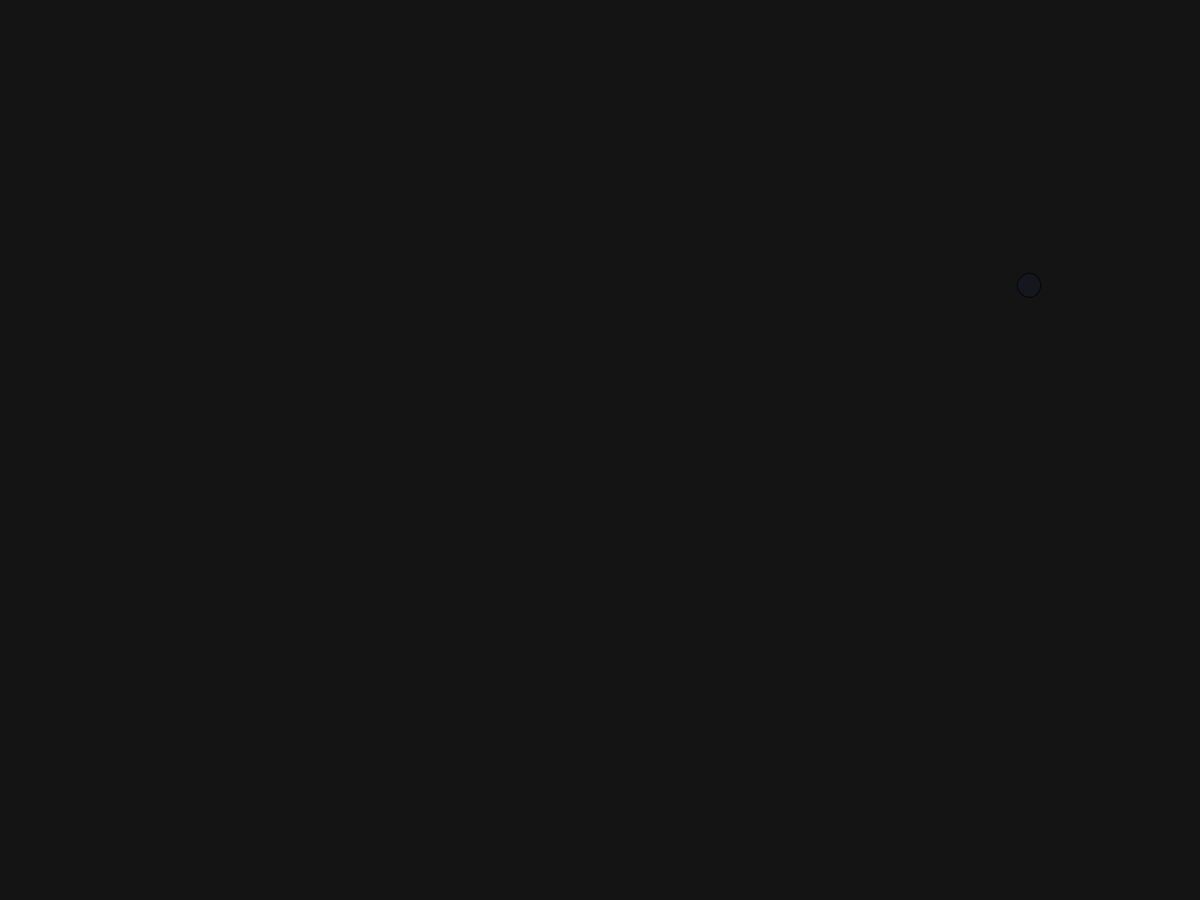
Frame 1 (no input)
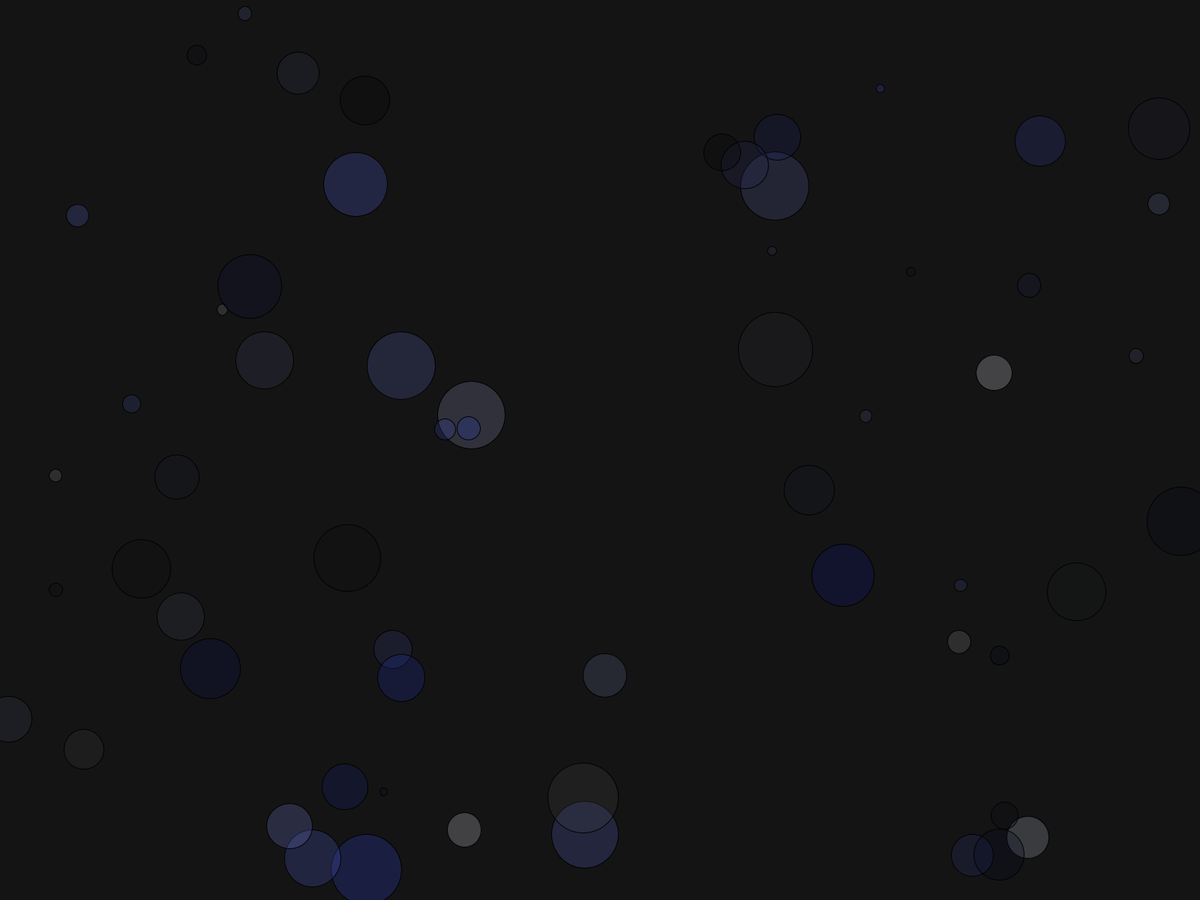
Frame 60 (the mouse pressed at the canvas centre just before this capture)
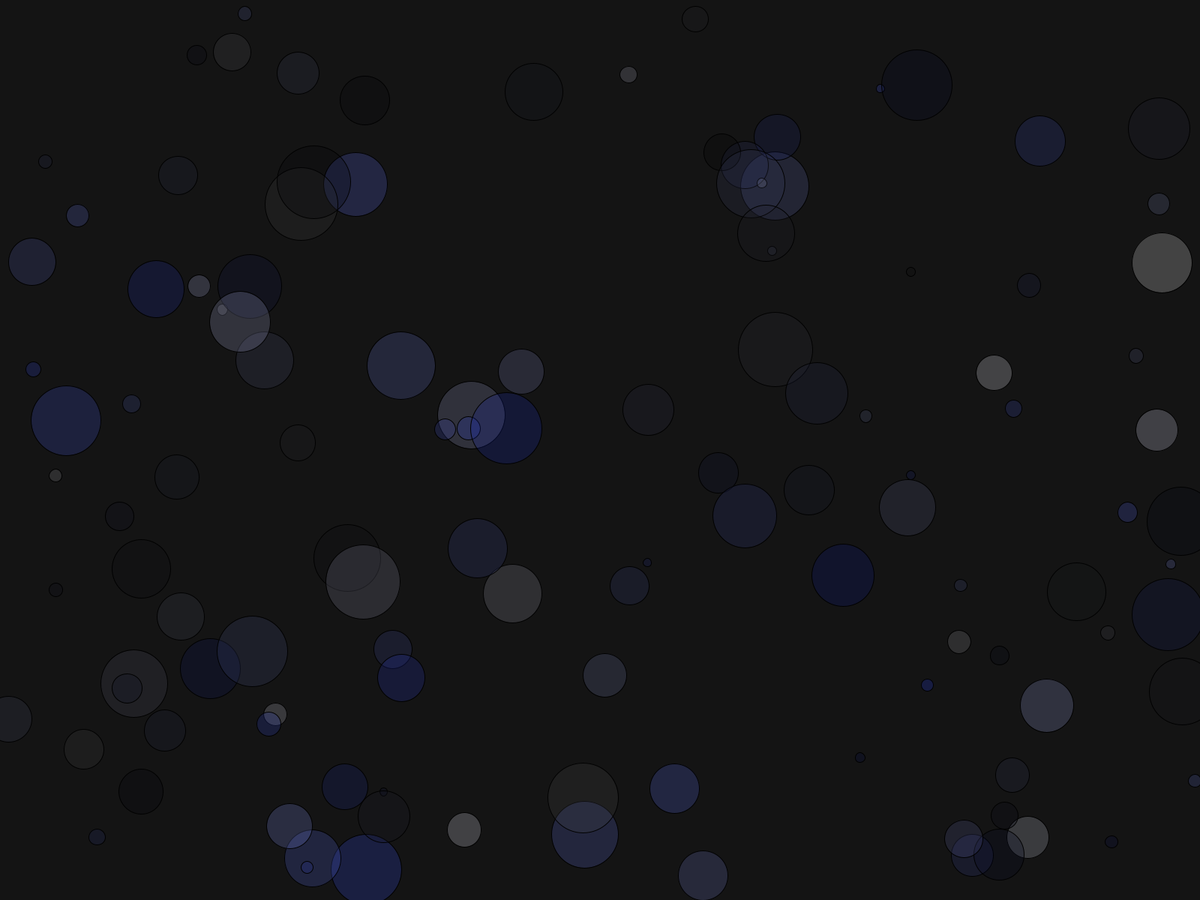
Frame 120 (the mouse held since frame 60 and released just before this capture)

The Processing sketch that drew these frames (run headless with seeded random() and noise(); from frame 60 on, the mouse is pressed at the canvas centre):

// Processing sketch: exo_5_1
// ── exo_5_1.pde
void setup() {
fullScreen();
background(20, 20, 20);
colorMode(HSB,360,100,100,255);
}
void draw() {
float teinte=233;
float sat=random(0,100);
float lum=random(0,100);
float alpha = 55;
stroke(0, 0, 0);
fill(teinte, sat, lum,alpha);
float largeurRect=random(10, 100);
float hauteurRect=random(10, 100);
float xRect=random(0,width);
float yRect=random(0,height);
ellipse(xRect, yRect, hauteurRect, hauteurRect);
frameRate(4);
save("tp0_result.png");
}
